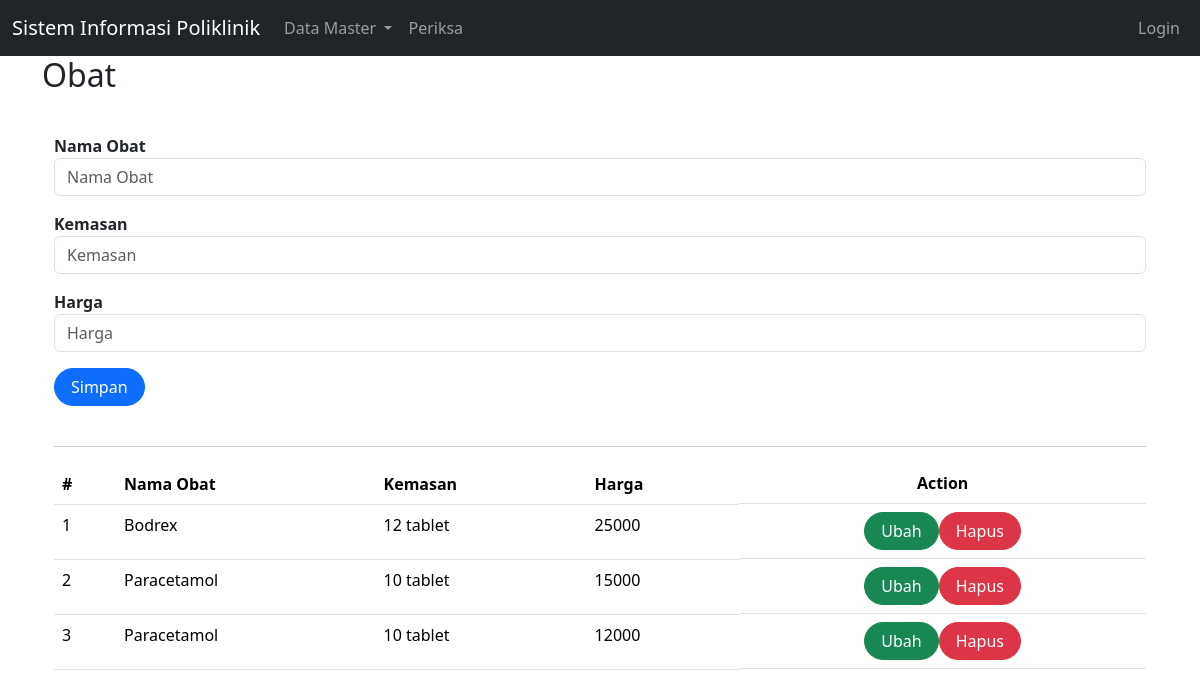
Page /index.php?page=obat on the committed database.
### tables this page shows
CREATE TABLE `obat` (
  `id` int(10) UNSIGNED NOT NULL,
  `nama_obat` varbinary(50) NOT NULL,
  `kemasan` varchar(35) NOT NULL,
  `harga` int(11) NOT NULL
);

### obat.php (the view, shortened to what this page needs)
<div class="container">
    <div class="form-obat">
        <form class="form row" method="POST" action="" name="myForm" onsubmit="return(validate());">
            <?php
            $nama_obat = '';
            $kemasan = '';
            $harga = '';
            ?>
            <div class="col mt-3">
                <div class="form-input mt-3">
                    <label for="nama_obat" class="fw-bold">
                        Nama Obat
                    </label>
                    <input type="text" class="form-control" name="nama_obat" id="nama_obat" placeholder="Nama Obat" value="<?php echo $nama_obat ?>">
                </div>
                <div class="form-input mt-3">
                    <label for="kemasan" class="fw-bold">
                        Kemasan
                    </label>
                    <input type="text" class="form-control" name="kemasan" id="kemasan" placeholder="Kemasan" value="<?php echo $kemasan ?>">
                </div>
                <div class="form-input mt-3">
                    <label for="harga" class="fw-bold">
                        Harga
                    </label>
                    <input type="text" class="form-control" name="harga" id="harga" placeholder="Harga" value="<?php echo $harga ?>" required>
                </div>
                <button type="submit" class="btn btn-primary rounded-pill px-3 mt-3" name="simpan">Simpan</button>
            </div>
        </form>
        <br>
        <hr>
    </div>
    <div class="table-obat mt-3">
        <table class="table table-responsive">
            <thead class="thead-dark">
                <tr>
                    <th scope="col">#</th>
                    <th scope="col">Nama Obat</th>
                    <th scope="col">Kemasan</th>
                    <th scope="col">Harga</th>
                    <th class="d-flex justify-content-center">Action</th>
                </tr>
            </thead>
            <tbody>
                <?php
                $result = mysqli_query($mysqli, "SELECT * FROM obat");
                $no = 1;
                while ($data = mysqli_fetch_array($result)) {
                ?>
                    <tr>
                        <td><?php echo $no++ ?></td>
                        <td><?php echo $data['nama_obat'] ?></td>
                        <td><?php echo $data['kemasan'] ?></td>
                        <td><?php echo $data['harga'] ?></td>
                        <td class="d-flex justify-content-center">
                            <a class="btn btn-success rounded-pill px-3" href="index.php?page=obat&id=<?php echo $data['id'] ?>">Ubah</a>
                            <a class="btn btn-danger rounded-pill px-3" href="index.php?page=obat&id=<?php echo $data['id'] ?>&aksi=hapus">Hapus</a>
                        </td>
                    </tr>
                <?php
                }
                ?>
            </tbody>
        </table>
    </div>
</div>

### rows in the picture
obat: nama_obat "Bodrex", kemasan "12 tablet", harga "25000"
obat: nama_obat "Paracetamol", kemasan "10 tablet", harga "15000"
obat: nama_obat "Paracetamol", kemasan "10 tablet", harga "12000"

### other values in the picture
$_GET['page'] "Obat"
